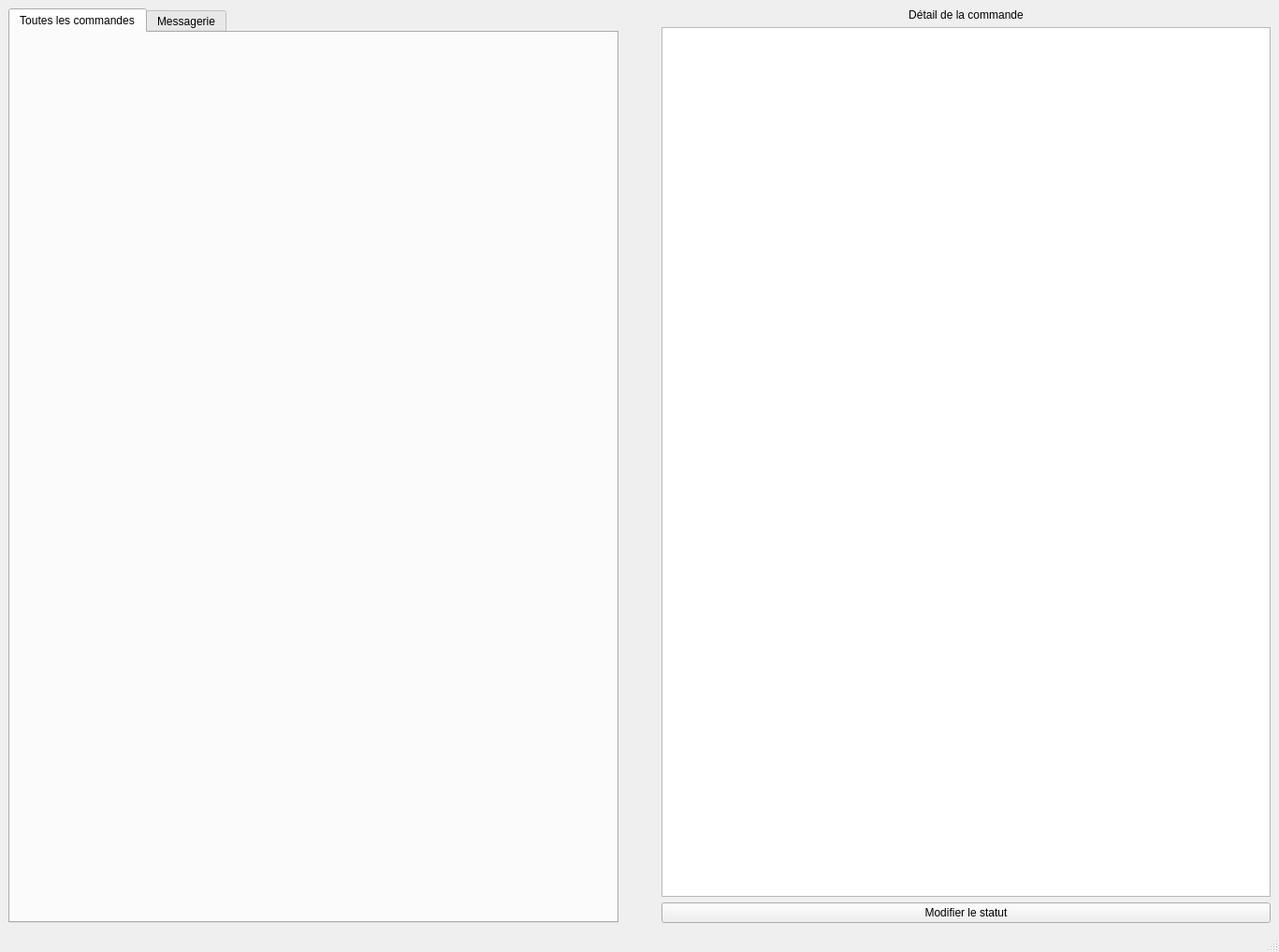
<?xml version="1.0" encoding="UTF-8"?>
<ui version="4.0">
 <class>MainWindow</class>
 <widget class="QMainWindow" name="MainWindow">
  <property name="geometry">
   <rect>
    <x>0</x>
    <y>0</y>
    <width>1367</width>
    <height>1018</height>
   </rect>
  </property>
  <property name="windowTitle">
   <string>Ventadesk</string>
  </property>
  <widget class="QWidget" name="centralwidget">
   <layout class="QGridLayout" name="gridLayout">
    <item row="0" column="0">
     <layout class="QHBoxLayout" name="horizontalLayout">
      <item>
       <widget class="QTabWidget" name="tabWidget">
        <property name="enabled">
         <bool>true</bool>
        </property>
        <property name="currentIndex">
         <number>0</number>
        </property>
        <widget class="QWidget" name="orders">
         <attribute name="title">
          <string>Toutes les commandes</string>
         </attribute>
         <layout class="QGridLayout" name="gridLayout_2">
          <item row="0" column="0">
           <layout class="QVBoxLayout" name="order_list_container"/>
          </item>
         </layout>
        </widget>
        <widget class="QWidget" name="conversation">
         <property name="enabled">
          <bool>true</bool>
         </property>
         <attribute name="title">
          <string>Messagerie</string>
         </attribute>
        </widget>
       </widget>
      </item>
      <item>
       <spacer name="horizontalSpacer">
        <property name="orientation">
         <enum>Qt::Horizontal</enum>
        </property>
        <property name="sizeType">
         <enum>QSizePolicy::Minimum</enum>
        </property>
        <property name="sizeHint" stdset="0">
         <size>
          <width>40</width>
          <height>20</height>
         </size>
        </property>
       </spacer>
      </item>
      <item>
       <layout class="QVBoxLayout" name="verticalLayout">
        <item>
         <widget class="QLabel" name="order_title">
          <property name="text">
           <string>Détail de la commande</string>
          </property>
          <property name="alignment">
           <set>Qt::AlignCenter</set>
          </property>
         </widget>
        </item>
        <item>
         <widget class="QListWidget" name="order_details"/>
        </item>
        <item>
         <widget class="QPushButton" name="update_status">
          <property name="text">
           <string>Modifier le statut</string>
          </property>
         </widget>
        </item>
       </layout>
      </item>
     </layout>
    </item>
   </layout>
  </widget>
  <widget class="QMenuBar" name="menubar">
   <property name="geometry">
    <rect>
     <x>0</x>
     <y>0</y>
     <width>1367</width>
     <height>21</height>
    </rect>
   </property>
  </widget>
  <widget class="QStatusBar" name="statusbar"/>
 </widget>
 <resources/>
 <connections/>
</ui>
